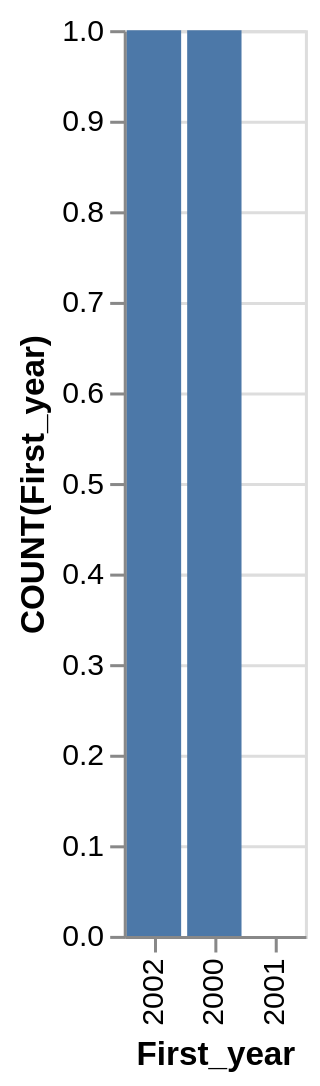

Source (Vega-Lite JSON):
### Vega-Lite specification from a JSON file in a GitHub repository (floating-point values rounded to 4 significant figures)
{"data": {"values": [{"x_data": "2002", "y_data": 1}, {"x_data": "2000", "y_data": 1}, {"x_data": "2001", "y_data": 0}]}, "mark": "bar", "encoding": {"x": {"field": "x_data", "type": "nominal", "title": "First_year", "sort": {"op": "sum", "field": "y_data", "order": "descending"}}, "y": {"field": "y_data", "type": "quantitative", "title": "COUNT(First_year)"}}}
